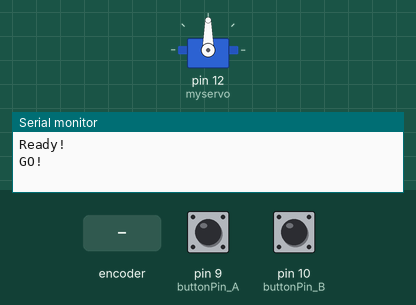
This sketch was run on a simulated Arduino Uno, built with avr-gcc and run on an emulated ATmega328P. Shown: servo, the last lines printed to the serial monitor. The inputs (shaded band) are chosen by the test bench; at power-on: pin 9 (buttonPin_A) HIGH, pin 10 (buttonPin_B) HIGH. Random numbers use the default seed unless the sketch sets one. At 5.2 s the program stops and its outputs stay as they are.

Above: at 3.1 s.
3.2 s: rotary encoder on pin 9 (buttonPin_A) / pin 10 (buttonPin_B) turned 1 step (first pin leading)
At 3.7 s:
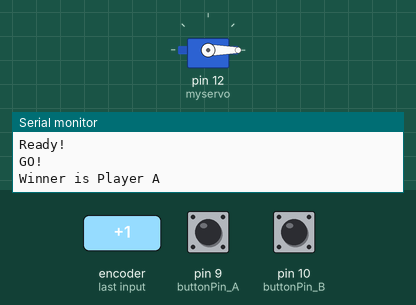
Timing chart, 0 to 6.2 s (numbered marks = the images above; inputs shaded):
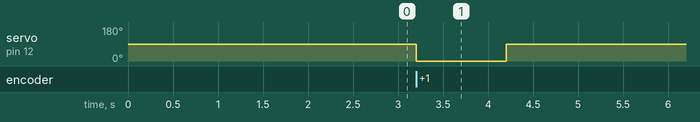

Measured:
- after the input at 3.2 s, servo on pin 12 (myservo): 90° → 0° at once, → 90° 1.0 s later

The sketch:

main.ino
```cpp
// This is the project created by Yuze Bob Ma, Phantomlei, and Gavi @RPI on Aug, 24th, 2016. Just for fun!
#include <Servo.h>
Servo myservo;


const int buttonPin_A = 9;     // the number of the pushbutton pin
const int buttonPin_B = 10;     // the number of the pushbutton pin

int buttonState_A = 0;         // variable for reading the pushbutton A status
int buttonState_B = 0;         // variable for reading the pushbutton B status
int pos = 0; // set the status for the servo
bool gameIsNotStarted = true;


void setup() {
	randomSeed(analogRead(0));
  // put your setup code here, to run once:
  Serial.begin(9600); //set pote rate
  myservo.attach(12); //claim the pin the servo attached to
  myservo.write(90); //initialize the position of servo
  pinMode(buttonPin_A, INPUT_PULLUP);
  pinMode(buttonPin_B, INPUT_PULLUP);
  Serial.println("Ready!");
  delay(random(7001)+1000);
  Serial.println("GO!");

}

void loop() {
	// put your main code here, to run repeatedly:

  	buttonState_A = digitalRead(buttonPin_A);	// read the state of the pushbutton A value:
  	buttonState_B = digitalRead(buttonPin_B);	// read the state of the pushbutton B value:

//  	Serial.println(buttonState_A);
//  	Serial.println(buttonState_B);

	if (buttonState_A == 0) //Check out the button state for button A
	{
		      Serial.println("Winner is Player A");
		myservo.write(0); //slap player B
		delay(1000);
		myservo.write(90);
		delay(1000);
		exit(0);
	}

	if (buttonState_B == 0) //Check out the button state for button B
	{
		myservo.write(180); //slap player A
		Serial.println("Winner is Player B");
		delay(1000);
		myservo.write(90);
		delay(1000);
		exit(0);
	}
}
```
